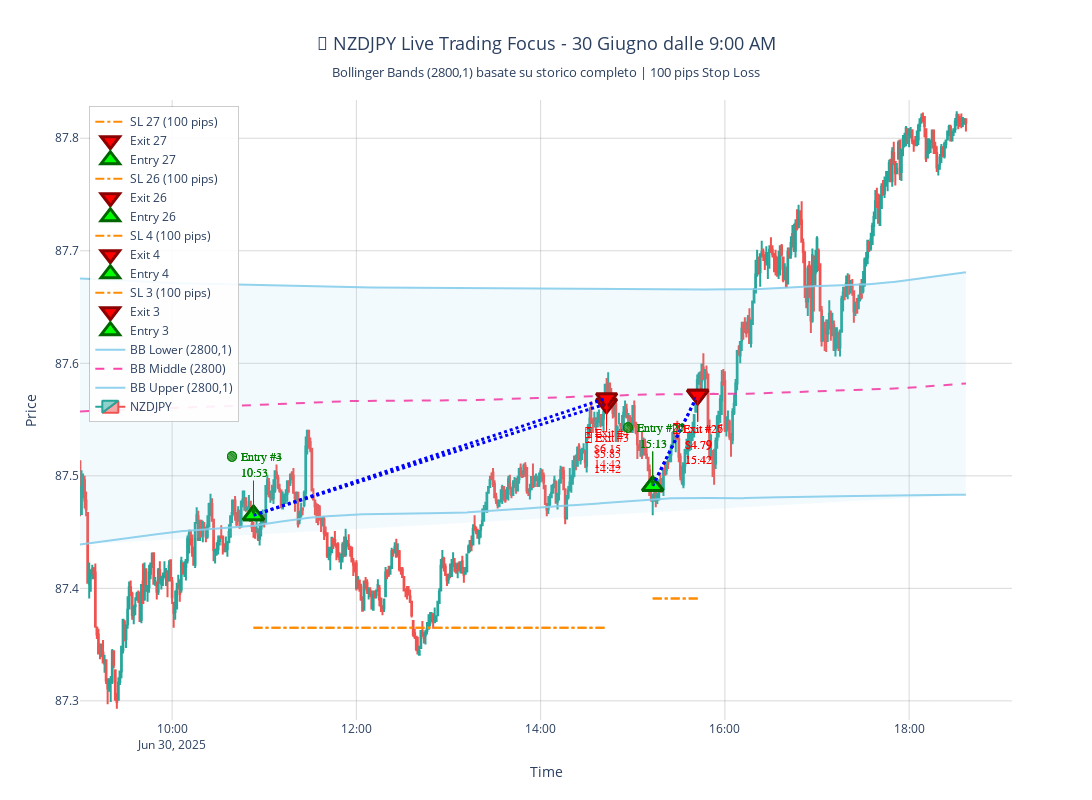

Write notebook code for a chart like this one.
### Code cell
# Creo un grafico focalizzato dalle 9:00 del 30 giugno 2025
import matplotlib.pyplot as plt

# Filtro i dati dalle 9:00 del 30 giugno
start_time = pd.to_datetime('2025-06-30 09:00:00')
df_focused = df_bars[df_bars['datetime'] >= start_time].copy()

print(f"📊 GRAFICO FOCALIZZATO DALLE 9:00 AM:")
print(f"   Barre totali originali: {len(df_bars)}")
print(f"   Barre dalle 9:00: {len(df_focused)}")
print(f"   Range temporale: {df_focused['datetime'].min()} → {df_focused['datetime'].max()}")

# Creo il nuovo grafico focalizzato
fig_focused = go.Figure()

# 1. Candlestick chart (solo dalle 9:00)
fig_focused.add_trace(go.Candlestick(
    x=df_focused['datetime'],
    open=df_focused['open'],
    high=df_focused['high'],
    low=df_focused['low'],
    close=df_focused['close'],
    name='NZDJPY',
    increasing_line_color='#26a69a',
    decreasing_line_color='#ef5350'
))

# 2. Bande di Bollinger (calcolate su tutto lo storico, visualizzate dalle 9:00)
valid_bb_focused = df_focused.dropna(subset=['bb_middle'])

if len(valid_bb_focused) > 0:
    # Banda superiore
    fig_focused.add_trace(go.Scatter(
        x=valid_bb_focused['datetime'],
        y=valid_bb_focused['bb_upper'],
        mode='lines',
        name='BB Upper (2800,1)',
        line=dict(color='rgba(135, 206, 235, 0.9)', width=2),  # Sky blue
        hovertemplate='BB Upper: %{y:.5f}<extra></extra>'
    ))
    
    # Banda centrale (media mobile) - COLORE CAMBIATO
    fig_focused.add_trace(go.Scatter(
        x=valid_bb_focused['datetime'],
        y=valid_bb_focused['bb_middle'],
        mode='lines',
        name='BB Middle (2800)',
        line=dict(color='rgba(255, 20, 147, 0.8)', width=2, dash='dash'),  # Deep pink - diverso dagli stop loss
        hovertemplate='BB Middle: %{y:.5f}<extra></extra>'
    ))
    
    # Banda inferiore
    fig_focused.add_trace(go.Scatter(
        x=valid_bb_focused['datetime'],
        y=valid_bb_focused['bb_lower'],
        mode='lines',
        name='BB Lower (2800,1)',
        line=dict(color='rgba(135, 206, 235, 0.9)', width=2),  # Sky blue
        hovertemplate='BB Lower: %{y:.5f}<extra></extra>'
    ))
    
    # Area tra le bande
    fig_focused.add_trace(go.Scatter(
        x=valid_bb_focused['datetime'].tolist() + valid_bb_focused['datetime'].tolist()[::-1],
        y=valid_bb_focused['bb_upper'].tolist() + valid_bb_focused['bb_lower'].tolist()[::-1],
        fill='tonexty',
        fillcolor='rgba(135, 206, 235, 0.1)',  # Light blue area
        line=dict(color='rgba(255,255,255,0)'),
        name='BB Area',
        showlegend=False,
        hoverinfo='skip'
    ))

# 3. Punti di entrata (BUY) - solo quelli nel range temporale
for idx, row in df_nzdjpy.iterrows():
    if row['entry_time'] >= start_time:
        fig_focused.add_trace(go.Scatter(
            x=[row['entry_time']],
            y=[row['Price']],
            mode='markers',
            name=f'Entry {idx}',
            marker=dict(
                symbol='triangle-up',
                size=18,
                color='lime',
                line=dict(width=3, color='darkgreen')
            ),
            hovertemplate=f'<b>ENTRY {idx}</b><br>' +
                         f'Time: %{{x}}<br>' +
                         f'Price: %{{y:.5f}}<br>' +
                         f'Type: BUY<br>' +
                         f'Volume: {row["Volume"]} lots<extra></extra>'
        ))
        
        # 4. Punti di uscita
        fig_focused.add_trace(go.Scatter(
            x=[row['exit_time']],
            y=[row['Price.1']],
            mode='markers',
            name=f'Exit {idx}',
            marker=dict(
                symbol='triangle-down',
                size=18,
                color='red',
                line=dict(width=3, color='darkred')
            ),
            hovertemplate=f'<b>EXIT {idx}</b><br>' +
                         f'Time: %{{x}}<br>' +
                         f'Price: %{{y:.5f}}<br>' +
                         f'Profit: ${row["Profit"]:.2f}<extra></extra>'
        ))
        
        # 5. Linea di connessione entry-exit
        fig_focused.add_trace(go.Scatter(
            x=[row['entry_time'], row['exit_time']],
            y=[row['Price'], row['Price.1']],
            mode='lines',
            name=f'Trade {idx}',
            line=dict(
                color='blue' if row['Profit'] > 0 else 'red',
                width=3,
                dash='dot'
            ),
            hoverinfo='skip',
            showlegend=False
        ))
        
        # 6. Stop Loss line (100 pips) - COLORE DIVERSO DALLA BANDA CENTRALE
        fig_focused.add_trace(go.Scatter(
            x=[row['entry_time'], row['exit_time']],
            y=[row['calculated_sl'], row['calculated_sl']],
            mode='lines',
            name=f'SL {idx} (100 pips)',
            line=dict(
                color='darkorange',  # Arancione scuro - diverso dal rosa della banda centrale
                width=2,
                dash='dashdot'
            ),
            hovertemplate=f'<b>STOP LOSS {idx}</b><br>' +
                         f'Level: %{{y:.5f}}<br>' +
                         f'Distance: 100 pips<extra></extra>'
        ))

# Layout del grafico focalizzato
fig_focused.update_layout(
    title={
        'text': '🎯 NZDJPY Live Trading Focus - 30 Giugno dalle 9:00 AM<br>' +
                '<sub>Bollinger Bands (2800,1) basate su storico completo | 100 pips Stop Loss</sub>',
        'x': 0.5,
        'font': {'size': 18}
    },
    xaxis_title='Time',
    yaxis_title='Price',
    xaxis=dict(
        type='date',
        rangeslider=dict(visible=False),
        showgrid=True,
        gridcolor='rgba(128,128,128,0.3)',
        range=[start_time, df_focused['datetime'].max() + pd.Timedelta(minutes=30)]  # Piccolo margine
    ),
    yaxis=dict(
        showgrid=True,
        gridcolor='rgba(128,128,128,0.3)',
        fixedrange=False,
        range=[df_focused['low'].min() - 0.01, df_focused['high'].max() + 0.01]  # Focus sui prezzi del giorno
    ),
    template='plotly_white',
    hovermode='x unified',
    width=1400,
    height=800,
    showlegend=True,
    legend=dict(
        yanchor="top",
        y=0.99,
        xanchor="left",
        x=0.01,
        bgcolor="rgba(255,255,255,0.9)",
        bordercolor="rgba(0,0,0,0.2)",
        borderwidth=1
    )
)

# Aggiungo annotazioni per i trade nel focus
annotations_focused = []
for idx, row in df_nzdjpy.iterrows():
    if row['entry_time'] >= start_time:
        # Annotazione per entry
        annotations_focused.append(dict(
            x=row['entry_time'],
            y=row['Price'],
            text=f"🟢 Entry #{idx}<br>{row['entry_time'].strftime('%H:%M')}",
            showarrow=True,
            arrowhead=2,
            arrowcolor="green",
            ax=0,
            ay=-50,
            font=dict(color="green", size=12, family="Arial Black")
        ))
        
        # Annotazione per exit con profit
        annotations_focused.append(dict(
            x=row['exit_time'],
            y=row['Price.1'],
            text=f"🔴 Exit #{idx}<br>${row['Profit']:.2f}<br>{row['exit_time'].strftime('%H:%M')}",
            showarrow=True,
            arrowhead=2,
            arrowcolor="red",
            ax=0,
            ay=50,
            font=dict(color="red", size=12, family="Arial Black")
        ))

fig_focused.update_layout(annotations=annotations_focused)

# Mostro il grafico focalizzato
fig_focused.show()

print("\n🎯 GRAFICO FOCALIZZATO COMPLETATO!")
print("📊 Miglioramenti apportati:")
print("   ✅ Focus dalle 9:00 AM del 30 giugno")
print("   ✅ Banda centrale cambiata da arancione a rosa (diversa dagli stop loss)")
print("   ✅ Stop loss in arancione scuro con stile dashdot")
print("   ✅ Bande di Bollinger calcolate su tutto lo storico (2800 periodi)")
print("   ✅ Markers più grandi e visibili")
print("   ✅ Annotazioni con orari specifici")
print("   ✅ Range Y ottimizzato per il focus del giorno")

### Figure 1 — Plotly figure (JSON) as saved in the notebook; plotly's stock layout.template omitted (floating-point values rounded to 4 significant figures; data arrays with more than 128 entries replaced by an {"elided": "..."} marker saying what was removed)
{"data": [{"close": {"elided": "578 float values"}, "decreasing": {"line": {"color": "#ef5350"}}, "high": {"elided": "578 float values"}, "increasing": {"line": {"color": "#26a69a"}}, "low": {"elided": "578 float values"}, "name": "NZDJPY", "open": {"elided": "578 float values"}, "type": "candlestick", "x": {"elided": "578 str values"}}, {"hovertemplate": "BB Upper: %{y:.5f}<extra></extra>", "line": {"color": "rgba(135, 206, 235, 0.9)", "width": 2}, "mode": "lines", "name": "BB Upper (2800,1)", "type": "scatter", "x": {"elided": "578 str values"}, "y": {"elided": "578 float values"}}, {"hovertemplate": "BB Middle: %{y:.5f}<extra></extra>", "line": {"color": "rgba(255, 20, 147, 0.8)", "dash": "dash", "width": 2}, "mode": "lines", "name": "BB Middle (2800)", "type": "scatter", "x": {"elided": "578 str values"}, "y": {"elided": "578 float values"}}, {"hovertemplate": "BB Lower: %{y:.5f}<extra></extra>", "line": {"color": "rgba(135, 206, 235, 0.9)", "width": 2}, "mode": "lines", "name": "BB Lower (2800,1)", "type": "scatter", "x": {"elided": "578 str values"}, "y": {"elided": "578 float values"}}, {"fill": "tonexty", "fillcolor": "rgba(135, 206, 235, 0.1)", "hoverinfo": "skip", "line": {"color": "rgba(255,255,255,0)"}, "name": "BB Area", "showlegend": false, "type": "scatter", "x": {"elided": "1156 str values"}, "y": {"elided": "1156 float values"}}, {"hovertemplate": "<b>ENTRY 3</b><br>Time: %{x}<br>Price: %{y:.5f}<br>Type: BUY<br>Volume: 0.1 lots<extra></extra>", "marker": {"color": "lime", "line": {"color": "darkgreen", "width": 3}, "size": 18, "symbol": "triangle-up"}, "mode": "markers", "name": "Entry 3", "type": "scatter", "x": ["2025-06-30T10:53:00"], "y": [87.47]}, {"hovertemplate": "<b>EXIT 3</b><br>Time: %{x}<br>Price: %{y:.5f}<br>Profit: $5.85<extra></extra>", "marker": {"color": "red", "line": {"color": "darkred", "width": 3}, "size": 18, "symbol": "triangle-down"}, "mode": "markers", "name": "Exit 3", "type": "scatter", "x": ["2025-06-30T14:42:55"], "y": [87.56]}, {"hoverinfo": "skip", "line": {"color": "blue", "dash": "dot", "width": 3}, "mode": "lines", "name": "Trade 3", "showlegend": false, "type": "scatter", "x": ["2025-06-30T10:53:00", "2025-06-30T14:42:55"], "y": [87.47, 87.56]}, {"hovertemplate": "<b>STOP LOSS 3</b><br>Level: %{y:.5f}<br>Distance: 100 pips<extra></extra>", "line": {"color": "darkorange", "dash": "dashdot", "width": 2}, "mode": "lines", "name": "SL 3 (100 pips)", "type": "scatter", "x": ["2025-06-30T10:53:00", "2025-06-30T14:42:55"], "y": [87.37, 87.37]}, {"hovertemplate": "<b>ENTRY 4</b><br>Time: %{x}<br>Price: %{y:.5f}<br>Type: BUY<br>Volume: 0.1 lots<extra></extra>", "marker": {"color": "lime", "line": {"color": "darkgreen", "width": 3}, "size": 18, "symbol": "triangle-up"}, "mode": "markers", "name": "Entry 4", "type": "scatter", "x": ["2025-06-30T10:53:00"], "y": [87.47]}, {"hovertemplate": "<b>EXIT 4</b><br>Time: %{x}<br>Price: %{y:.5f}<br>Profit: $6.15<extra></extra>", "marker": {"color": "red", "line": {"color": "darkred", "width": 3}, "size": 18, "symbol": "triangle-down"}, "mode": "markers", "name": "Exit 4", "type": "scatter", "x": ["2025-06-30T14:42:59"], "y": [87.57]}, {"hoverinfo": "skip", "line": {"color": "blue", "dash": "dot", "width": 3}, "mode": "lines", "name": "Trade 4", "showlegend": false, "type": "scatter", "x": ["2025-06-30T10:53:00", "2025-06-30T14:42:59"], "y": [87.47, 87.57]}, {"hovertemplate": "<b>STOP LOSS 4</b><br>Level: %{y:.5f}<br>Distance: 100 pips<extra></extra>", "line": {"color": "darkorange", "dash": "dashdot", "width": 2}, "mode": "lines", "name": "SL 4 (100 pips)", "type": "scatter", "x": ["2025-06-30T10:53:00", "2025-06-30T14:42:59"], "y": [87.37, 87.37]}, {"hovertemplate": "<b>ENTRY 26</b><br>Time: %{x}<br>Price: %{y:.5f}<br>Type: BUY<br>Volume: 0.1 lots<extra></extra>", "marker": {"color": "lime", "line": {"color": "darkgreen", "width": 3}, "size": 18, "symbol": "triangle-up"}, "mode": "markers", "name": "Entry 26", "type": "scatter", "x": ["2025-06-30T15:13:00"], "y": [87.49]}, {"hovertemplate": "<b>EXIT 26</b><br>Time: %{x}<br>Price: %{y:.5f}<br>Profit: $4.79<extra></extra>", "marker": {"color": "red", "line": {"color": "darkred", "width": 3}, "size": 18, "symbol": "triangle-down"}, "mode": "markers", "name": "Exit 26", "type": "scatter", "x": ["2025-06-30T15:42:19"], "y": [87.57]}, {"hoverinfo": "skip", "line": {"color": "blue", "dash": "dot", "width": 3}, "mode": "lines", "name": "Trade 26", "showlegend": false, "type": "scatter", "x": ["2025-06-30T15:13:00", "2025-06-30T15:42:19"], "y": [87.49, 87.57]}, {"hovertemplate": "<b>STOP LOSS 26</b><br>Level: %{y:.5f}<br>Distance: 100 pips<extra></extra>", "line": {"color": "darkorange", "dash": "dashdot", "width": 2}, "mode": "lines", "name": "SL 26 (100 pips)", "type": "scatter", "x": ["2025-06-30T15:13:00", "2025-06-30T15:42:19"], "y": [87.39, 87.39]}, {"hovertemplate": "<b>ENTRY 27</b><br>Time: %{x}<br>Price: %{y:.5f}<br>Type: BUY<br>Volume: 0.1 lots<extra></extra>", "marker": {"color": "lime", "line": {"color": "darkgreen", "width": 3}, "size": 18, "symbol": "triangle-up"}, "mode": "markers", "name": "Entry 27", "type": "scatter", "x": ["2025-06-30T15:13:00"], "y": [87.49]}, {"hovertemplate": "<b>EXIT 27</b><br>Time: %{x}<br>Price: %{y:.5f}<br>Profit: $4.79<extra></extra>", "marker": {"color": "red", "line": {"color": "darkred", "width": 3}, "size": 18, "symbol": "triangle-down"}, "mode": "markers", "name": "Exit 27", "type": "scatter", "x": ["2025-06-30T15:42:19"], "y": [87.57]}, {"hoverinfo": "skip", "line": {"color": "blue", "dash": "dot", "width": 3}, "mode": "lines", "name": "Trade 27", "showlegend": false, "type": "scatter", "x": ["2025-06-30T15:13:00", "2025-06-30T15:42:19"], "y": [87.49, 87.57]}, {"hovertemplate": "<b>STOP LOSS 27</b><br>Level: %{y:.5f}<br>Distance: 100 pips<extra></extra>", "line": {"color": "darkorange", "dash": "dashdot", "width": 2}, "mode": "lines", "name": "SL 27 (100 pips)", "type": "scatter", "x": ["2025-06-30T15:13:00", "2025-06-30T15:42:19"], "y": [87.39, 87.39]}], "layout": {"annotations": [{"arrowcolor": "green", "arrowhead": 2, "ax": 0, "ay": -50, "font": {"color": "green", "family": "Arial Black", "size": 12}, "showarrow": true, "text": "🟢 Entry #3<br>10:53", "x": "2025-06-30T10:53:00", "y": 87.47}, {"arrowcolor": "red", "arrowhead": 2, "ax": 0, "ay": 50, "font": {"color": "red", "family": "Arial Black", "size": 12}, "showarrow": true, "text": "🔴 Exit #3<br>$5.85<br>14:42", "x": "2025-06-30T14:42:55", "y": 87.56}, {"arrowcolor": "green", "arrowhead": 2, "ax": 0, "ay": -50, "font": {"color": "green", "family": "Arial Black", "size": 12}, "showarrow": true, "text": "🟢 Entry #4<br>10:53", "x": "2025-06-30T10:53:00", "y": 87.47}, {"arrowcolor": "red", "arrowhead": 2, "ax": 0, "ay": 50, "font": {"color": "red", "family": "Arial Black", "size": 12}, "showarrow": true, "text": "🔴 Exit #4<br>$6.15<br>14:42", "x": "2025-06-30T14:42:59", "y": 87.57}, {"arrowcolor": "green", "arrowhead": 2, "ax": 0, "ay": -50, "font": {"color": "green", "family": "Arial Black", "size": 12}, "showarrow": true, "text": "🟢 Entry #26<br>15:13", "x": "2025-06-30T15:13:00", "y": 87.49}, {"arrowcolor": "red", "arrowhead": 2, "ax": 0, "ay": 50, "font": {"color": "red", "family": "Arial Black", "size": 12}, "showarrow": true, "text": "🔴 Exit #26<br>$4.79<br>15:42", "x": "2025-06-30T15:42:19", "y": 87.57}, {"arrowcolor": "green", "arrowhead": 2, "ax": 0, "ay": -50, "font": {"color": "green", "family": "Arial Black", "size": 12}, "showarrow": true, "text": "🟢 Entry #27<br>15:13", "x": "2025-06-30T15:13:00", "y": 87.49}, {"arrowcolor": "red", "arrowhead": 2, "ax": 0, "ay": 50, "font": {"color": "red", "family": "Arial Black", "size": 12}, "showarrow": true, "text": "🔴 Exit #27<br>$4.79<br>15:42", "x": "2025-06-30T15:42:19", "y": 87.57}], "height": 800, "hovermode": "x unified", "legend": {"bgcolor": "rgba(255,255,255,0.9)", "bordercolor": "rgba(0,0,0,0.2)", "borderwidth": 1, "x": 0.01, "xanchor": "left", "y": 0.99, "yanchor": "top"}, "showlegend": true, "title": {"font": {"size": 18}, "text": "🎯 NZDJPY Live Trading Focus - 30 Giugno dalle 9:00 AM<br><sub>Bollinger Bands (2800,1) basate su storico completo | 100 pips Stop Loss</sub>", "x": 0.5}, "width": 1400, "xaxis": {"gridcolor": "rgba(128,128,128,0.3)", "range": ["2025-06-30T09:00:00", "2025-06-30T19:07:00"], "rangeslider": {"visible": false}, "showgrid": true, "title": {"text": "Time"}, "type": "date"}, "yaxis": {"fixedrange": false, "gridcolor": "rgba(128,128,128,0.3)", "range": [87.28, 87.83], "showgrid": true, "title": {"text": "Price"}}}}
